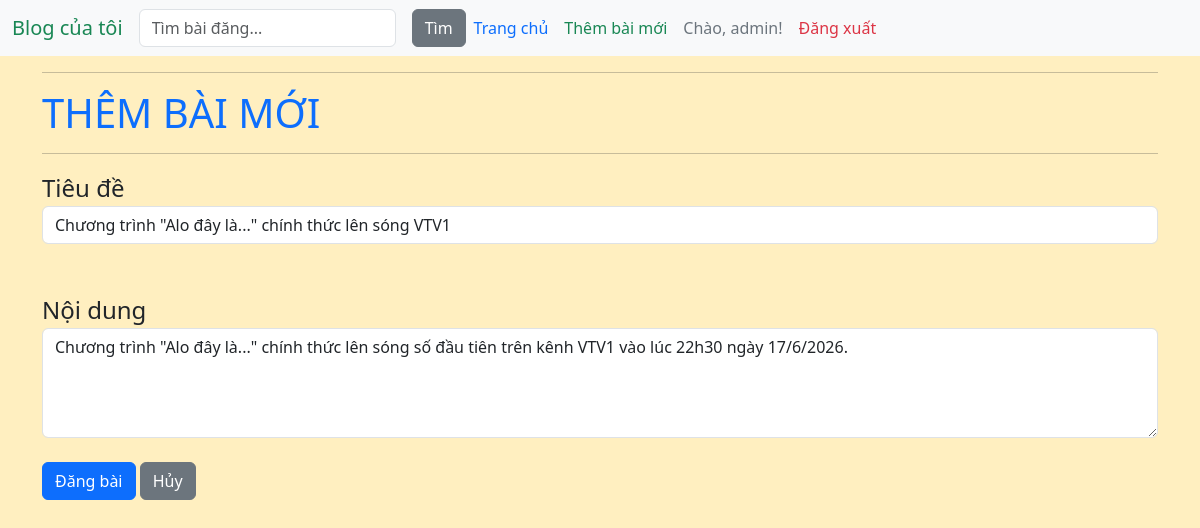
The page /post/44/update/ (signed in) on the database as committed earlier.
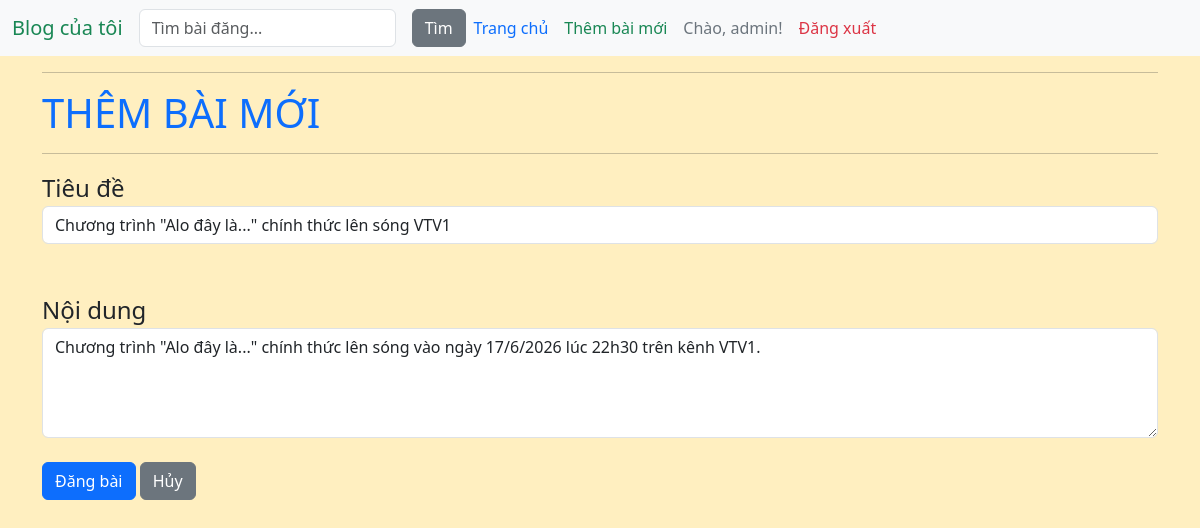
The same page on the database as committed later.
### blog/models.py (models this page shows, shortened)
class Post(models.Model):
    title = models.CharField(max_length=200)
    likes = models.ManyToManyField(User, related_name='blog_posts', blank=True)
    content = models.TextField()
    created_at = models.DateTimeField(auto_now_add=True)
    updated_at = models.DateTimeField(auto_now=True)
    author = models.ForeignKey(User, on_delete=models.CASCADE, default=1)

### blog/views.py (the view)
# urls.py: path('post/<int:pk>/update/', PostUpdateView.as_view(), name="post-update"),
class PostUpdateView(LoginRequiredMixin, UserPassesTestMixin, UpdateView):
    model = Post
    form_class = PostForm
    template_name = 'post_form.html'
    def test_func(self):
        post = self.get_object()
        if self.request.user == post.author:
            return True
        return False

### blog/forms.py
class PostForm(forms.ModelForm):
    class Meta:
        model = Post
        fields = ['title','content']
        widgets = {
            'title': forms.TextInput(attrs={
                'class': 'form-control',
                'placeholder': 'Nhập tiêu đề...',
            }),
            'content': forms.Textarea(attrs={
                'class': 'form-control',
                'placeholder': 'Nhập nội dung...',
                'rows': 4,
            }),
        }

### blog/templates/post_form.html (shortened to what this page needs)
<!DOCTYPE html>
<html lang="vi">
<head>
</head>
{% extends "base.html" %}
{% block content %}
    <hr>
    <h1 class="text-uppercase text-primary">Thêm bài mới</h1>
    <hr>
    <form method="POST" onsubmit="chuyen_nut()">
        <label class="fs-4">Tiêu đề</label>
        {{ form.title }}
        <br>
        <br>
        <label class="fs-4">Nội dung</label>
        {{ form.content }}
        <br>
        <button id="post_btn" type="submit" class="btn btn-primary">Đăng bài</button>
        <a href="javascript:history.back()" class="btn btn-secondary">Hủy</a>
    </form>
{% endblock %}

Rows that differ between the two databases and show on the page:
changed Post "Chương trình \"Alo đây là...\" chính thức lên sóng VTV1": content "Chương trình \"Alo đây là...\" chính thức lên sóng số đầu tiên trên kênh VTV1 vào lúc 22h30 ngày 17/6/2026." → "Chương trình \"Alo đây là...\" chính thức lên sóng vào ngày 17/6/2026 lúc 22h30 trên kênh VTV1."
